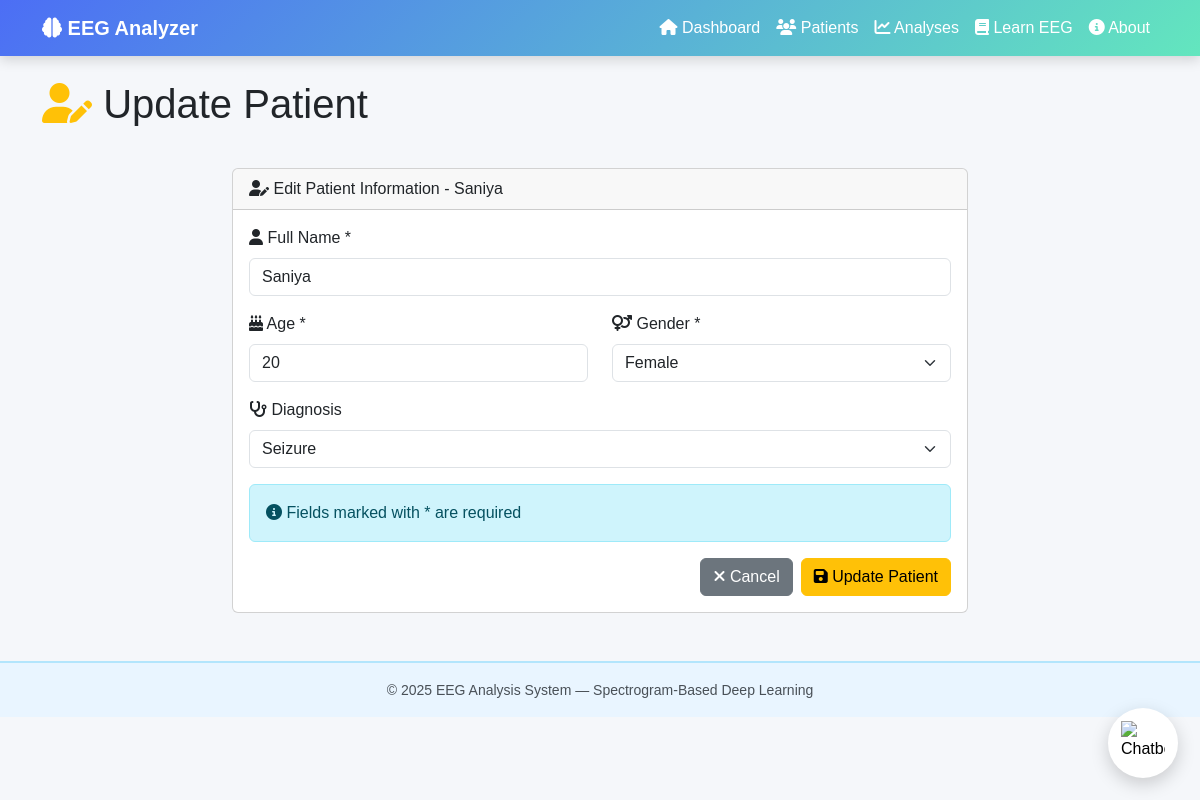
/patients/update/1, run on the app's committed database.
### app.py (models this page shows)
class Patient(db.Model):
    id = db.Column(db.Integer, primary_key=True)
    name = db.Column(db.String(100), nullable=False)
    age = db.Column(db.Integer, nullable=False)
    gender = db.Column(db.String(20), nullable=False)
    diagnosis = db.Column(db.String(100))
    created_at = db.Column(db.DateTime, default=datetime.utcnow)
    eeg_records = db.relationship('EEGRecord', backref='patient', lazy=True, cascade='all, delete-orphan')

### app.py (the view, shortened to what this page needs)
@app.route('/patients/update/<int:id>', methods=['GET', 'POST'])
def update_patient(id):
    patient = Patient.query.get_or_404(id)
    return render_template('update_patient.html', patient=patient)

### templates/update_patient.html (shortened to what this page needs)
{% extends 'base.html' %}
{% block content %}
<div class="row mb-4">
    <div class="col-md-12">
        <h1 class="mb-3">
            <i class="fas fa-user-edit text-warning"></i> Update Patient
        </h1>
    </div>
</div>
<div class="row">
    <div class="col-md-8 mx-auto">
        <div class="card">
            <div class="card-header">
                <i class="fas fa-user-edit"></i> Edit Patient Information - {{ patient.name }}
            </div>
            <div class="card-body">
                <form method="POST" action="{{ url_for('update_patient', id=patient.id) }}">
                    <div class="mb-3">
                        <label for="name" class="form-label">
                            <i class="fas fa-user"></i> Full Name *
                        </label>
                        <input type="text" class="form-control" id="name" name="name"
                               value="{{ patient.name }}" required placeholder="Enter patient's full name">
                    </div>
                    <div class="row">
                        <div class="col-md-6 mb-3">
                            <label for="age" class="form-label">
                                <i class="fas fa-birthday-cake"></i> Age *
                            </label>
                            <input type="number" class="form-control" id="age" name="age"
                                   value="{{ patient.age }}" required min="1" max="120" placeholder="Enter age">
                        </div>
                        <div class="col-md-6 mb-3">
                            <label for="gender" class="form-label">
                                <i class="fas fa-venus-mars"></i> Gender *
                            </label>
                            <select class="form-select" id="gender" name="gender" required>
                                <option value="Female" {% if patient.gender == 'Female' %}selected{% endif %}>Female</option>
                            </select>
                        </div>
                    </div>
                    <div class="mb-3">
  <label for="diagnosis" class="form-label">
    <i class="fas fa-stethoscope"></i> Diagnosis
  </label>
  <select class="form-select" id="diagnosis" name="diagnosis">
    <option value="Seizure" {% if patient.diagnosis == 'Seizure' %}selected{% endif %}>Seizure</option>
  </select>
</div>
                    <div class="alert alert-info">
                        <i class="fas fa-info-circle"></i> Fields marked with * are required
                    </div>
                    <div class="d-grid gap-2 d-md-flex justify-content-md-end">
                        <a href="{{ url_for('patients') }}" class="btn btn-secondary">
                            <i class="fas fa-times"></i> Cancel
                        </a>
                        <button type="submit" class="btn btn-warning">
                            <i class="fas fa-save"></i> Update Patient
                        </button>
                    </div>
                </form>
            </div>
        </div>
    </div>
</div>
{% endblock %}

### templates/base.html (style rules this page uses)
body { background-color: #f5f7fa; font-family: "Poppins", sans-serif; color: #212529; }

### data on the page
Patient: name "Saniya", age "20", gender "Female", diagnosis "Seizure"
